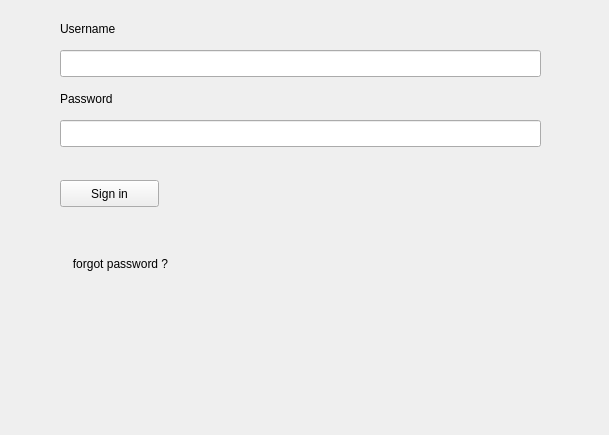
<?xml version="1.0" encoding="UTF-8"?>
<ui version="4.0">
 <class>Secondwindow</class>
 <widget class="QDialog" name="Secondwindow">
  <property name="geometry">
   <rect>
    <x>0</x>
    <y>0</y>
    <width>609</width>
    <height>435</height>
   </rect>
  </property>
  <property name="windowTitle">
   <string>Dialog</string>
  </property>
  <widget class="QLineEdit" name="usernametext">
   <property name="geometry">
    <rect>
     <x>60</x>
     <y>50</y>
     <width>481</width>
     <height>27</height>
    </rect>
   </property>
  </widget>
  <widget class="QLineEdit" name="passwordtext">
   <property name="geometry">
    <rect>
     <x>60</x>
     <y>120</y>
     <width>481</width>
     <height>27</height>
    </rect>
   </property>
   <property name="echoMode">
    <enum>QLineEdit::Password</enum>
   </property>
  </widget>
  <widget class="QPushButton" name="login">
   <property name="geometry">
    <rect>
     <x>60</x>
     <y>180</y>
     <width>99</width>
     <height>27</height>
    </rect>
   </property>
   <property name="text">
    <string>Sign in</string>
   </property>
   <property name="autoDefault">
    <bool>false</bool>
   </property>
   <property name="default">
    <bool>false</bool>
   </property>
   <property name="flat">
    <bool>false</bool>
   </property>
  </widget>
  <widget class="QPushButton" name="forgot">
   <property name="geometry">
    <rect>
     <x>40</x>
     <y>250</y>
     <width>161</width>
     <height>27</height>
    </rect>
   </property>
   <property name="focusPolicy">
    <enum>Qt::NoFocus</enum>
   </property>
   <property name="autoFillBackground">
    <bool>false</bool>
   </property>
   <property name="text">
    <string>forgot password ?</string>
   </property>
   <property name="autoDefault">
    <bool>false</bool>
   </property>
   <property name="flat">
    <bool>true</bool>
   </property>
  </widget>
  <widget class="QLabel" name="usernamelabel">
   <property name="geometry">
    <rect>
     <x>60</x>
     <y>20</y>
     <width>71</width>
     <height>17</height>
    </rect>
   </property>
   <property name="text">
    <string>Username</string>
   </property>
  </widget>
  <widget class="QLabel" name="passwordlabel">
   <property name="geometry">
    <rect>
     <x>60</x>
     <y>90</y>
     <width>67</width>
     <height>17</height>
    </rect>
   </property>
   <property name="text">
    <string>Password</string>
   </property>
  </widget>
 </widget>
 <resources/>
 <connections/>
</ui>
